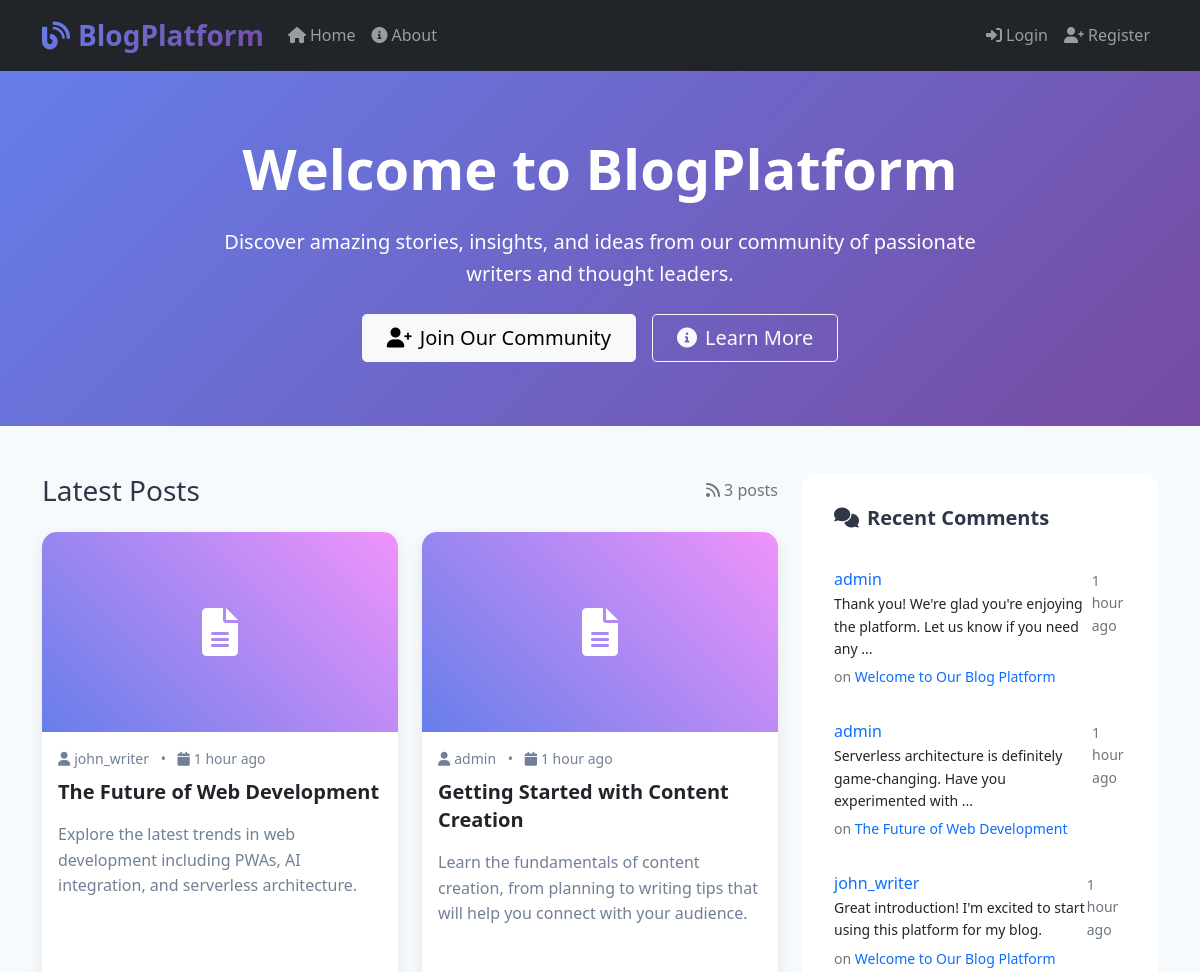
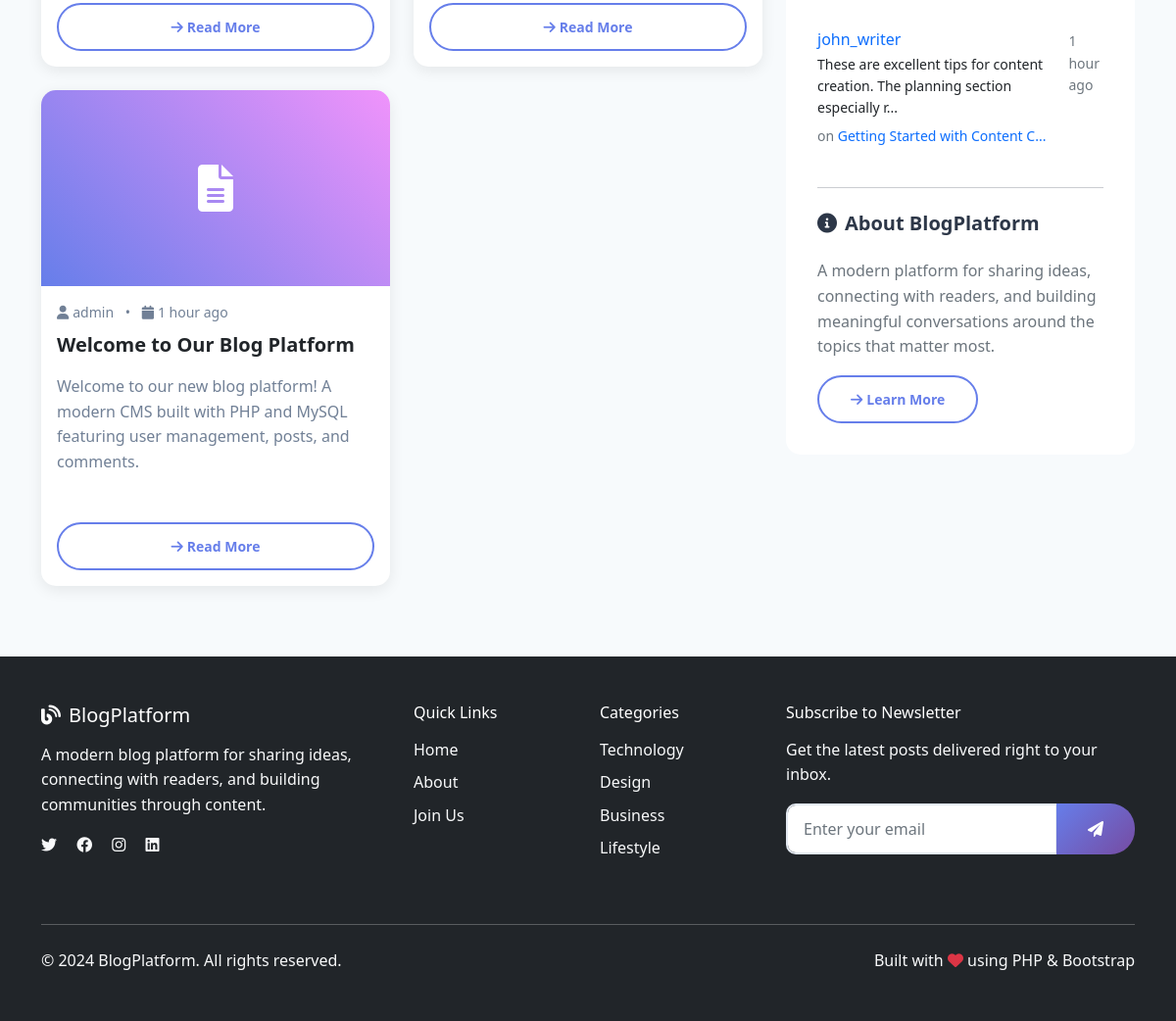
The page / on the database its author committed (2 pictures, top to bottom).
### tables this page shows
CREATE TABLE posts (
    id INT AUTO_INCREMENT PRIMARY KEY,
    title VARCHAR(200) NOT NULL,
    slug VARCHAR(220) UNIQUE NOT NULL,
    content TEXT NOT NULL,
    excerpt VARCHAR(300),
    featured_image VARCHAR(255) DEFAULT NULL,
    author_id INT NOT NULL,
    status ENUM('draft', 'published') DEFAULT 'draft',
    created_at TIMESTAMP DEFAULT CURRENT_TIMESTAMP,
    updated_at TIMESTAMP DEFAULT CURRENT_TIMESTAMP ON UPDATE CURRENT_TIMESTAMP,
    FOREIGN KEY (author_id) REFERENCES users(id) ON DELETE CASCADE,
    INDEX idx_status (status),
    INDEX idx_created_at (created_at)
);

CREATE TABLE users (
    id INT AUTO_INCREMENT PRIMARY KEY,
    username VARCHAR(50) UNIQUE NOT NULL,
    email VARCHAR(100) UNIQUE NOT NULL,
    password VARCHAR(255) NOT NULL,
    profile_image VARCHAR(255) DEFAULT NULL,
    role ENUM('user', 'admin') DEFAULT 'user',
    created_at TIMESTAMP DEFAULT CURRENT_TIMESTAMP,
    updated_at TIMESTAMP DEFAULT CURRENT_TIMESTAMP ON UPDATE CURRENT_TIMESTAMP
);

CREATE TABLE comments (
    id INT AUTO_INCREMENT PRIMARY KEY,
    post_id INT NOT NULL,
    author_id INT NOT NULL,
    content TEXT NOT NULL,
    status ENUM('pending', 'approved', 'spam') DEFAULT 'approved',
    created_at TIMESTAMP DEFAULT CURRENT_TIMESTAMP,
    FOREIGN KEY (post_id) REFERENCES posts(id) ON DELETE CASCADE,
    FOREIGN KEY (author_id) REFERENCES users(id) ON DELETE CASCADE,
    INDEX idx_post_status (post_id, status),
    INDEX idx_created_at (created_at)
);

### config.php (called while the page is built, shortened)
<?php
function isLoggedIn() {
    return isset($_SESSION['user_id']);
}
function timeAgo($datetime, $full = false) {
    $now = new DateTime;
    $ago = new DateTime($datetime);
    $diff = $now->diff($ago);
    $diff->w = floor($diff->d / 7);
    $diff->d -= $diff->w * 7;
    $string = array(
        'y' => 'year',
        'm' => 'month',
        'w' => 'week',
        'd' => 'day',
        'h' => 'hour',
        'i' => 'minute',
        's' => 'second',
    );
    foreach ($string as $k => &$v) {
        if ($diff->$k) {
            $v = $diff->$k . ' ' . $v . ($diff->$k > 1 ? 's' : '');
        } else {
            unset($string[$k]);
        }
    }
    if (!$full) $string = array_slice($string, 0, 1);
    return $string ? implode(', ', $string) . ' ago' : 'just now';
}
function truncate($text, $length = 150) {
    if (strlen($text) <= $length) return $text;
    return substr($text, 0, $length) . '...';
}
?>

### public/index.php (the view, shortened to what this page needs)
<?php
require_once '../config.php';
$stmt = $pdo->prepare("
    SELECT p.*, u.username as author_name
    FROM posts p
    JOIN users u ON p.author_id = u.id
    WHERE p.status = 'published'
    ORDER BY p.created_at DESC
    LIMIT 12
");
$stmt->execute();
$posts = $stmt->fetchAll();
$stmt = $pdo->prepare("
    SELECT c.*, p.title as post_title, p.slug as post_slug, u.username as author_name
    FROM comments c
    JOIN posts p ON c.post_id = p.id
    JOIN users u ON c.author_id = u.id
    WHERE c.status = 'approved' AND p.status = 'published'
    ORDER BY c.created_at DESC
    LIMIT 5
");
$stmt->execute();
$recent_comments = $stmt->fetchAll();
include '../includes/header.php';
?>
<div class="hero-section">
    <div class="container">
        <div class="hero-content">
            <h1 class="display-4 fw-bold mb-4">Welcome to BlogPlatform</h1>
            <p class="lead mb-4">
                Discover amazing stories, insights, and ideas from our community of passionate writers and thought leaders.
            </p>
            <?php if (!isLoggedIn()): ?>
                <div class="d-flex gap-3 justify-content-center">
                    <a href="register.php" class="btn btn-light btn-lg px-4">
                        <i class="fas fa-user-plus me-2"></i>Join Our Community
                    </a>
                    <a href="about.php" class="btn btn-outline-light btn-lg px-4">
                        <i class="fas fa-info-circle me-2"></i>Learn More
                    </a>
                </div>
            <?php else: ?>
                <a href="../admin/dashboard.php" class="btn btn-light btn-lg px-4">
                    <i class="fas fa-tachometer-alt me-2"></i>Go to Dashboard
                </a>
            <?php endif; ?>
        </div>
    </div>
</div>
<div class="container mb-5">
    <div class="row">
        <div class="col-lg-8">
            <div class="d-flex justify-content-between align-items-center mb-4">
                <h2 class="h3 mb-0">Latest Posts</h2>
                <div class="text-muted">
                    <i class="fas fa-rss me-1"></i><?php echo count($posts); ?> posts
                </div>
            </div>
            <?php if ($posts): ?>
                <div class="row">
                    <?php foreach ($posts as $post): ?>
                        <div class="col-md-6 mb-4">
                            <article class="card post-card h-100">
                                <?php if ($post['featured_image']): ?>
                                    <img src="../uploads/<?php echo htmlspecialchars($post['featured_image']); ?>"
                                         class="card-img-top" style="height: 200px; object-fit: cover;"
                                         alt="<?php echo htmlspecialchars($post['title']); ?>">
                                <?php else: ?>
                                    <div class="post-image">
                                        <i class="fas fa-file-alt"></i>
                                    </div>
                                <?php endif; ?>
                                <div class="card-body d-flex flex-column">
                                    <div class="post-meta">
                                        <i class="fas fa-user me-1"></i><?php echo htmlspecialchars($post['author_name']); ?>
                                        <span class="mx-2">•</span>
                                        <i class="fas fa-calendar me-1"></i><?php echo timeAgo($post['created_at']); ?>
                                    </div>
                                    <h5 class="post-title">
                                        <a href="post.php?slug=<?php echo urlencode($post['slug']); ?>"
                                           class="text-decoration-none text-dark">
                                            <?php echo htmlspecialchars($post['title']); ?>
                                        </a>
                                    </h5>
                                    <p class="post-excerpt flex-grow-1">
                                        <?php echo htmlspecialchars($post['excerpt'] ?: truncate(strip_tags($post['content']))); ?>
                                    </p>
                                    <a href="post.php?slug=<?php echo urlencode($post['slug']); ?>"
                                       class="btn btn-outline-primary btn-sm mt-auto">
                                        <i class="fas fa-arrow-right me-1"></i>Read More
                                    </a>
                                </div>
                            </article>
                        </div>
                    <?php endforeach; ?>
                </div>
            <?php endif; ?>
        </div>
        <div class="col-lg-4">
            <aside class="sidebar">
                <h5><i class="fas fa-comments me-2"></i>Recent Comments</h5>
                <?php if ($recent_comments): ?>
                    <div class="list-group list-group-flush">
                        <?php foreach ($recent_comments as $comment): ?>
                            <div class="list-group-item border-0 px-0 py-3">
                                <div class="d-flex justify-content-between align-items-start">
                                    <div class="flex-grow-1">
                                        <h6 class="mb-1 text-primary">
                                            <?php echo htmlspecialchars($comment['author_name']); ?>
                                        </h6>
                                        <p class="mb-1 small">
                                            <?php echo htmlspecialchars(truncate($comment['content'], 80)); ?>
                                        </p>
                                        <small class="text-muted">
                                            on <a href="post.php?slug=<?php echo urlencode($comment['post_slug']); ?>"
                                                  class="text-decoration-none">
                                                <?php echo htmlspecialchars(truncate($comment['post_title'], 30)); ?>
                                            </a>
                                        </small>
                                    </div>
                                    <small class="text-muted"><?php echo timeAgo($comment['created_at']); ?></small>
                                </div>
                            </div>
                        <?php endforeach; ?>
                    </div>
                <?php else: ?>
                    <p class="text-muted">No comments yet.</p>
                <?php endif; ?>
                <hr class="my-4">
                <h5><i class="fas fa-info-circle me-2"></i>About BlogPlatform</h5>
                <p class="text-muted">
                    A modern platform for sharing ideas, connecting with readers, and building meaningful conversations around the topics that matter most.
                </p>
                <a href="about.php" class="btn btn-outline-primary btn-sm">
                    <i class="fas fa-arrow-right me-1"></i>Learn More
                </a>
            </aside>
        </div>
    </div>
</div>
<?php include '../includes/footer.php'; ?>

### rows shown on the page
posts: author.username "john_writer", created_at "1 hour ago", title "The Future of Web Development", excerpt "Explore the latest trends in web development including PWAs, AI integration, and serverless architecture."
posts: author.username "admin", created_at "1 hour ago", title "Getting Started with Content Creation", excerpt "Learn the fundamentals of content creation, from planning to writing tips that will help you connect with your audience."
posts: author.username "admin", created_at "1 hour ago", title "Welcome to Our Blog Platform", excerpt "Welcome to our new blog platform! A modern CMS built with PHP and MySQL featuring user management, posts, and comments."
comments: author.username "admin", content "Thank you! We're glad you're enjoying the platform. Let us know if you need any ...", post.title "Welcome to Our Blog Platform", created_at "1 hour ago"
comments: author.username "admin", content "Serverless architecture is definitely game-changing. Have you experimented with ...", post.title "The Future of Web Development", created_at "1 hour ago"
comments: author.username "john_writer", content "Great introduction! I'm excited to start using this platform for my blog.", post.title "Welcome to Our Blog Platform", created_at "1 hour ago"
comments: author.username "john_writer", content "These are excellent tips for content creation. The planning section especially r...", post.title "Getting Started with Content C...", created_at "1 hour ago"

### other values the page prints
count($posts) "3"
